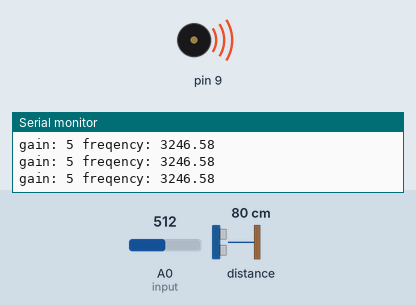
This sketch was run on a simulated Arduino Uno, built with avr-gcc and run on an emulated ATmega328P. Shown: buzzer (waves = sounding), the last lines printed to the serial monitor. Inputs (shaded band) come from the test bench; at power-on: distance to the obstacle 80 cm, A0 (input) = 512.

Above: at 1.2 s.
1.3 s: distance to the obstacle set to 195 cm
At 2.1 s:
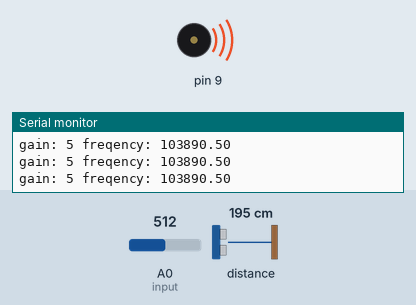
4.3 s: distance to the obstacle set to 206 cm
At 4.9 s:
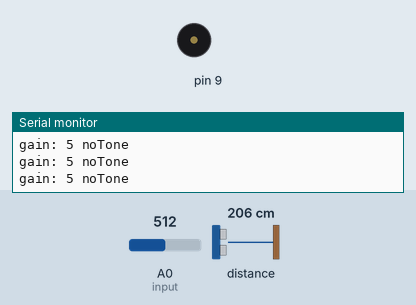
5.8 s: distance to the obstacle set to 2 cm
At 6.3 s:
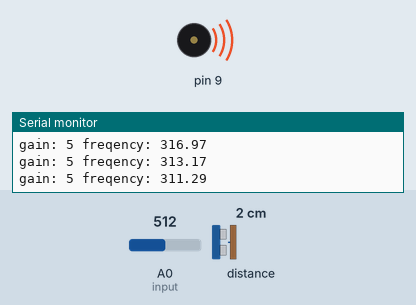
7.3 s: A0 (input) set to 113
10.3 s: A0 (input) set to 96
At 10.7 s:
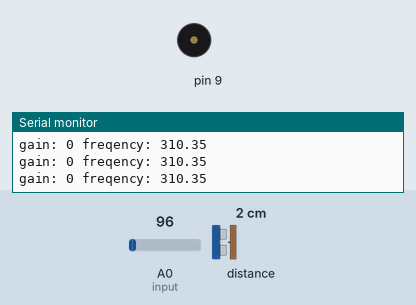
11.8 s: A0 (input) set to 122
At 12.9 s:
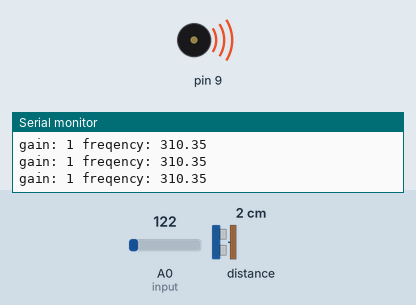
Timing chart, 0 to 14.3 s (numbered marks = the images above; inputs shaded):
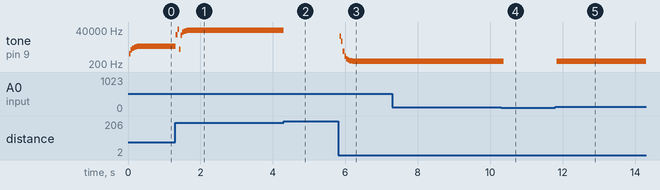

Measured:
- the behaviour switches between 200 and 201 cm on distance to the obstacle (found by bisection; images 1 and 2)
- the behaviour switches between 103 and 102 on A0 (input) (found by bisection; images 3 and 4)
- after the input at 1.3 s, tone on pin 9: plays 18365 Hz for 0.04 s, 43746 Hz for 0.04 s, 1981 Hz for 0.04 s, 18342 Hz for 0.04 s, 27954 Hz for 0.04 s, 33165 Hz for 0.04 s … (11 notes in this stretch), starting at once
- after the input at 4.3 s, tone on pin 9: 38354 Hz → silent at once
- after the input at 5.8 s, tone on pin 9: plays 14968 Hz for 0.04 s, 6732 Hz for 0.04 s, 1443 Hz for 0.04 s, 669 Hz for 0.04 s, 455 Hz for 0.04 s, 375 Hz for 0.04 s … (12 notes in this stretch), starting at once
- after the input at 10.3 s, tone on pin 9: 310 Hz → silent after 0.07 s
- after the input at 11.8 s, tone on pin 9: silent → 310 Hz at once
- by itself, tone on pin 9: plays 975 Hz for 0.04 s, 1782 Hz for 0.04 s, 2409 Hz for 0.04 s, 2800 Hz for 0.04 s, 3020 Hz for 0.04 s, 3131 Hz for 0.04 s … (10 notes in this stretch)

The sketch:

DuckTone.ino
```cpp
/*
   DuckTone by Jason
   arranged from the VL53L0X example
*/

#include <Wire.h>
#include <VL53L0X.h>
#include <toneAC.h>

const int input = A0;
int lastDistance = 0;

VL53L0X sensor;

void setup() {
  Serial.begin(9600);
  Wire.begin();

  sensor.setTimeout(500);
  if (!sensor.init()) {
    Serial.println("Failed to detect and initialize sensor!");
    while (1) {}
  }

  // Start continuous back-to-back mode (take readings as
  // fast as possible).  To use continuous timed mode
  // instead, provide a desired inter-measurement period in
  // ms (e.g. sensor.startContinuous(100)).
  sensor.startContinuous();
}

void loop() {
  int volume = analogRead(input);
  int gain = map(volume, 0, 1023, 0, 10);

  Serial.print("gain: ");
  Serial.print(gain);
  Serial.print(" ");

  int distance = sensor.readRangeContinuousMillimeters();

  // smooth the distance change
  distance = (lastDistance + distance) / 2;
  lastDistance = distance;

  if (distance < 4000) {
    float frequency = distance2frequency(distance);
    toneAC(frequency, gain);
    delay(10);
    Serial.print("freqency: ");
    Serial.print(frequency);
  } else {
    toneAC(0);
    Serial.print("noTone");
  }

  Serial.println();
}

/*
   distance range from 80 to 500
   divide to 2 octave

   start @ E4: 329.63hz
*/
float distance2frequency(int distance) {

  float step = float(distance - 40.0) / (500 - 40) * 24;
  return 329.63 * pow(2, step / 12);
}
```
